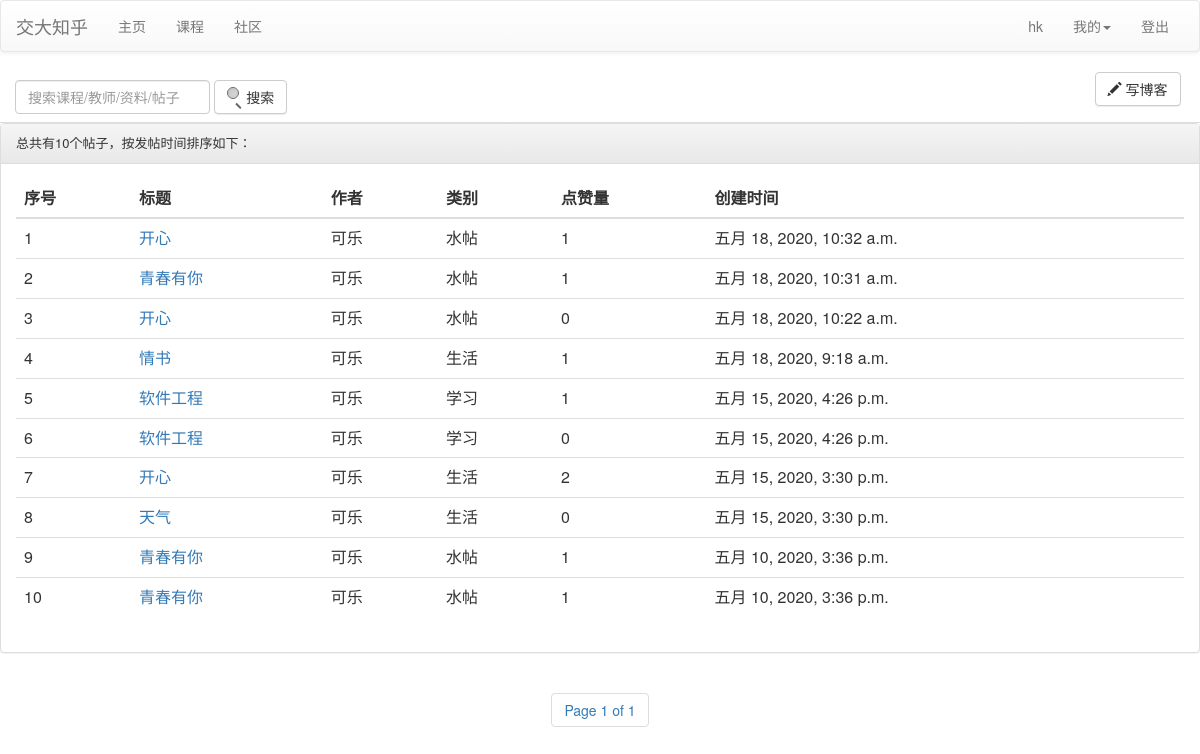
The page /bbs/ (signed in) on the database its author committed.
### project/bbs/models.py (models this page shows, shortened)
class Post(models.Model):
    title = models.CharField(max_length=32)
    content = models.TextField(null=True)
    create_time = models.DateTimeField('创建时间', auto_now_add=True)
    author = models.ForeignKey(to='login.User', on_delete=models.CASCADE, verbose_name='作者', related_name='author')
    likes = models.IntegerField(default=0)
    category = models.ForeignKey(Category, on_delete=models.CASCADE, verbose_name='分类')
    tags = models.ManyToManyField(Tag, verbose_name='标签')
    like_users = models.ManyToManyField(User, verbose_name='用户', related_name='like_users')

class Category(models.Model):
    name = models.CharField('名称', max_length=16)

### project/login/models.py (models this page shows, shortened)
class User(models.Model):
    gender = (
        ('male', "男"),
        ('female', "女"),
    )
    school = (
        ('chuan_jian', "船舶海洋与建筑工程学院"),
        ('ji_dong', "机械动力与工程学院"),
        ('dian_yuan', "电子信息与电气工程学院"),
        ('cai_liao', "材料科学与工程学院"),
        ('shu_xue', "数学科学学院"),
        ('wu_li', "物理与天文学院"),
        ('hua_xue', "化学化工学院"),
        ('sheng_ming', "生命科学技术学院"),
        ('sheng_yi_gong', "生物医学工程学院"),
        ('an_tai', "安泰经济与管理学院"),
        ('qi_ta', "其它"),  # 暂时写到这儿
    )
    sno = models.CharField(max_length=128, unique=True, primary_key=True)  # 学号
    name = models.CharField(max_length=128)  # 名字
    nickname = models.CharField(max_length=128, default='--')  # 昵称
    password = models.CharField(max_length=256)  # 密码
    email = models.EmailField(unique=True)  # 邮箱
    sex = models.CharField(max_length=32, choices=gender)  # 性别（选择）
    institute = models.CharField(max_length=256, choices=school)  # 学院（选择）
    major = models.CharField(max_length=256, default='--')  # 专业（暂时为填写）
    c_time = models.DateTimeField(auto_now_add=True)  # 注册时间
    photo = models.ImageField(upload_to=user_directory_path, blank=True, null=True, default='default.jpg')  # 照片
    follow = models.ManyToManyField('self', related_name='follow_people', null=True, blank=True, verbose_name='关注')
    fans = models.IntegerField(default=0)
    photo_clipped = ImageSpecField(  # 注意：ImageSpecField 不会生成数据库表的字段
        source='photo',
        processors=[ResizeToFill(175, 250)],  # 处理成一寸照片的大小
        format='JPEG',  # 处理后的图片格式
        options={'quality': 95}  # 处理后的图片质量
    )
    class Meta:
        ordering = ["-c_time"]
        verbose_name = "用户"
        verbose_name_plural = "用户"

### project/bbs/views.py (the view)
# urls.py: path('', views.index),
def index(request):
    if not request.session.get('is_login', None):
        return redirect("/login/login/")
    posts_list = models.Post.objects.order_by('-create_time')
    paginator = Paginator(posts_list, 10)
    if request.method == "GET":
        page = request.GET.get('page')
        try:
            posts = paginator.page(page)
        except PageNotAnInteger:
            posts = paginator.page(1)
        except InvalidPage:
            return HttpResponse('找不到页面的内容')
        except EmptyPage:
            posts = paginator.page(paginator.num_pages)
    else:
        posts = paginator.page(1)
    return render(request, 'bbs/index.html', {'posts': posts, "length": len(posts_list)})

### project/bbs/templates/bbs/index.html (shortened to what this page needs)
{% load static %}
<html>
<head>
  <link rel="stylesheet" href="https://cdn.jsdelivr.net/npm/bootstrap@3.3.7/dist/css/bootstrap.min.css">
  <link rel="stylesheet" href="https://cdn.jsdelivr.net/npm/bootstrap@3.3.7/dist/css/bootstrap-theme.min.css">
  <link href="{% static 'css/bootstrap.min.css' %}" rel="stylesheet">
</head>
<body>
  <nav class="navbar navbar-default">
    <div class="container-fluid">
      <div class="navbar-header">
        <a class="navbar-brand" href="#">交大知乎</a>
      </div>
      <div class="collapse navbar-collapse" id="bs-example-navbar-collapse-1">
        <ul class="nav navbar-nav">
          <li class=""><a href="/login/index/">主页<span class="sr-only">(current)</span></a></li>
          <li><a href="/course/">课程</a></li>
          <li><a href="/bbs/">社区</a></li>
        </ul>
        <ul class="nav navbar-nav navbar-right">
          <li><a href="/about/">{{ request.session.user_name }}</a></li>
          <li class="dropdown">
            <a href="#" class="dropdown-toggle" data-toggle="dropdown" role="button" aria-haspopup="true" aria-expanded="false">我的<span class="caret"></span></a>
          </li>
          <li><a href="/login/logout/">登出</a></li>
        </ul>
      </div>
    </div>
  </nav>
  <ul class="nav nav-tabs">
    <form class="navbar-form navbar-left" method='get' action="/search/">
      <div class="form-group">
        <input type="text" class="form-control" placeholder="搜索课程/教师/资料/帖子" name="q">
      </div>
      <button type="submit" class="btn btn-default">
        &nbsp&nbsp&nbsp&nbsp&nbsp搜索
      </button>
    </form>
    <ul style="float: right;">
      <a href="/bbs/edit/0">
        <button type="button" class="btn btn-default">
          <span class="glyphicon glyphicon-pencil" aria-hidden="true"></span>
          写博客
        </button>
      </a>
    </ul>
  </ul>
  <div class="panel panel-default">
    <div class="panel-heading">
      <p class="panel-title" style="font-size: small;">总共有{{length}}个帖子，按发帖时间排序如下：</p>
    </div>
    <div class="panel-body">
      <table class="table">
        <thead>
          <tr>
            <th>序号</th>
            <th>标题</th>
            <th>作者</th>
            <th>类别</th>
            <th>点赞量</th>
            <th>创建时间</th>
          </tr>
        </thead>
        <tbody>
          {% for post in posts %}
          <tr>
            <td>{{ forloop.counter }}</td>
            <td><a href="/bbs/{{ post.id }}">{{ post.title }}</a></td>
            <td>{{ post.author.name }}</td>
            <td>{{ post.category.name }}</td>
            <td>{{ post.likes }}</td>
            <td>{{ post.create_time }}</td>
          </tr>
          {% endfor %}
        </tbody>
      </table>
    </div>
  </div>
  <div id="pages" class="text-center">
    <nav>
      <ul class="pagination">
        <li class="step-links">
          <span class="current">
            Page {{ posts.number }} of {{ posts.paginator.num_pages }}</span>
        </li>
      </ul>
    </nav>
  </div>
</body>
</html>

### rows shown on the page
Post: title "开心", author.name "可乐", category.name "水帖", likes "1", create_time "五月 18, 2020, 10:32 a.m."
Post: title "青春有你", author.name "可乐", category.name "水帖", likes "1", create_time "五月 18, 2020, 10:31 a.m."
Post: title "开心", author.name "可乐", category.name "水帖", likes "0", create_time "五月 18, 2020, 10:22 a.m."
Post: title "情书", author.name "可乐", category.name "生活", likes "1", create_time "五月 18, 2020, 9:18 a.m."
Post: title "软件工程", author.name "可乐", category.name "学习", likes "1", create_time "五月 15, 2020, 4:26 p.m."
Post: title "软件工程", author.name "可乐", category.name "学习", likes "0", create_time "五月 15, 2020, 4:26 p.m."
Post: title "开心", author.name "可乐", category.name "生活", likes "2", create_time "五月 15, 2020, 3:30 p.m."
Post: title "天气", author.name "可乐", category.name "生活", likes "0", create_time "五月 15, 2020, 3:30 p.m."
Post: title "青春有你", author.name "可乐", category.name "水帖", likes "1", create_time "五月 10, 2020, 3:36 p.m."
Post: title "青春有你", author.name "可乐", category.name "水帖", likes "1", create_time "五月 10, 2020, 3:36 p.m."

### other values the page prints
{{ request.session.user_name }} "hk"
{{ length }} "10"
{{ posts.number }} "1"
{{ posts.paginator.num_pages }} "1"
